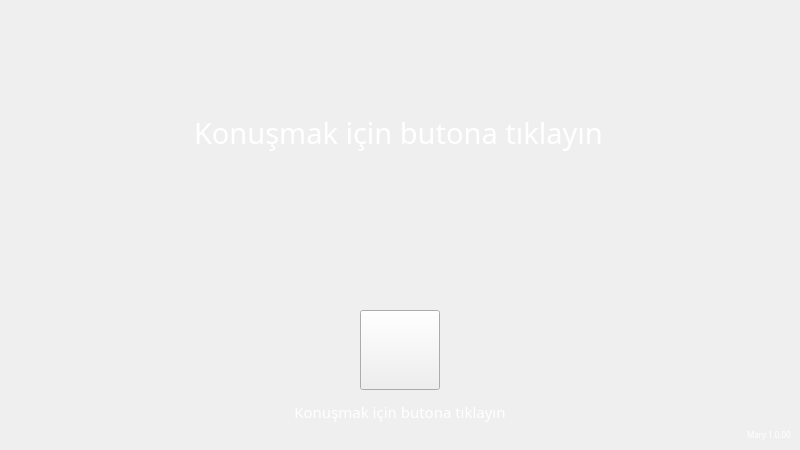
<?xml version="1.0" encoding="UTF-8"?>
<ui version="4.0">
 <class>MainWindow</class>
 <widget class="QMainWindow" name="MainWindow">
  <property name="geometry">
   <rect>
    <x>0</x>
    <y>0</y>
    <width>800</width>
    <height>450</height>
   </rect>
  </property>
  <property name="minimumSize">
   <size>
    <width>800</width>
    <height>450</height>
   </size>
  </property>
  <property name="windowTitle">
   <string>Mary - Sesli asistan</string>
  </property>
  <property name="styleSheet">
   <string notr="true">#centralwidget{
border-image: url(&quot;C:/Users/KutaN/Desktop/Asistan/image/background.png&quot;);
}</string>
  </property>
  <widget class="QWidget" name="centralwidget">
   <property name="sizePolicy">
    <sizepolicy hsizetype="Preferred" vsizetype="Preferred">
     <horstretch>0</horstretch>
     <verstretch>0</verstretch>
    </sizepolicy>
   </property>
   <layout class="QVBoxLayout" name="verticalLayout">
    <item>
     <layout class="QVBoxLayout" name="Layout_1">
      <property name="spacing">
       <number>0</number>
      </property>
      <property name="topMargin">
       <number>0</number>
      </property>
      <property name="rightMargin">
       <number>0</number>
      </property>
      <item>
       <spacer name="verticalSpacer">
        <property name="orientation">
         <enum>Qt::Vertical</enum>
        </property>
        <property name="sizeHint" stdset="0">
         <size>
          <width>20</width>
          <height>40</height>
         </size>
        </property>
       </spacer>
      </item>
      <item>
       <layout class="QHBoxLayout" name="horizontalLayout_2">
        <property name="spacing">
         <number>0</number>
        </property>
        <property name="topMargin">
         <number>0</number>
        </property>
        <property name="bottomMargin">
         <number>0</number>
        </property>
        <item>
         <spacer name="horizontalSpacer_3">
          <property name="orientation">
           <enum>Qt::Horizontal</enum>
          </property>
          <property name="sizeHint" stdset="0">
           <size>
            <width>40</width>
            <height>0</height>
           </size>
          </property>
         </spacer>
        </item>
        <item>
         <widget class="QLabel" name="Image_Label">
          <property name="enabled">
           <bool>true</bool>
          </property>
          <property name="text">
           <string/>
          </property>
         </widget>
        </item>
        <item>
         <widget class="QLabel" name="Yanit_Label">
          <property name="enabled">
           <bool>true</bool>
          </property>
          <property name="minimumSize">
           <size>
            <width>0</width>
            <height>0</height>
           </size>
          </property>
          <property name="maximumSize">
           <size>
            <width>800</width>
            <height>9999999</height>
           </size>
          </property>
          <property name="font">
           <font>
            <family>Franklin Gothic Medium</family>
            <pointsize>22</pointsize>
            <weight>50</weight>
            <italic>false</italic>
            <bold>false</bold>
            <underline>false</underline>
            <strikeout>false</strikeout>
           </font>
          </property>
          <property name="styleSheet">
           <string notr="true">color: rgb(255, 255, 255);</string>
          </property>
          <property name="text">
           <string>Konuşmak için butona tıklayın</string>
          </property>
          <property name="alignment">
           <set>Qt::AlignLeading|Qt::AlignLeft|Qt::AlignVCenter</set>
          </property>
         </widget>
        </item>
        <item>
         <layout class="QVBoxLayout" name="weblayout1">
          <property name="spacing">
           <number>0</number>
          </property>
          <property name="topMargin">
           <number>0</number>
          </property>
          <property name="rightMargin">
           <number>0</number>
          </property>
          <property name="bottomMargin">
           <number>0</number>
          </property>
          <item>
           <layout class="QVBoxLayout" name="web_sonuc1">
            <property name="spacing">
             <number>3</number>
            </property>
            <property name="topMargin">
             <number>0</number>
            </property>
            <property name="bottomMargin">
             <number>10</number>
            </property>
            <item>
             <widget class="QLabel" name="sitelink1">
              <property name="font">
               <font>
                <pointsize>7</pointsize>
               </font>
              </property>
              <property name="styleSheet">
               <string notr="true">color: rgb(255, 255, 255);</string>
              </property>
              <property name="text">
               <string/>
              </property>
             </widget>
            </item>
            <item>
             <widget class="QLabel" name="sitebaslik1">
              <property name="font">
               <font>
                <family>Franklin Gothic Medium</family>
                <pointsize>13</pointsize>
               </font>
              </property>
              <property name="cursor">
               <cursorShape>PointingHandCursor</cursorShape>
              </property>
              <property name="styleSheet">
               <string notr="true">color: rgb(255, 255, 255);</string>
              </property>
              <property name="text">
               <string/>
              </property>
             </widget>
            </item>
            <item>
             <widget class="QLabel" name="siteaciklama1">
              <property name="font">
               <font>
                <family>Franklin Gothic Medium</family>
                <pointsize>7</pointsize>
               </font>
              </property>
              <property name="styleSheet">
               <string notr="true">color: rgb(255, 255, 255);</string>
              </property>
              <property name="text">
               <string/>
              </property>
              <property name="wordWrap">
               <bool>true</bool>
              </property>
             </widget>
            </item>
           </layout>
          </item>
          <item>
           <layout class="QVBoxLayout" name="web_sonuc2">
            <property name="spacing">
             <number>3</number>
            </property>
            <property name="bottomMargin">
             <number>10</number>
            </property>
            <item>
             <widget class="QLabel" name="sitelink2">
              <property name="font">
               <font>
                <pointsize>7</pointsize>
               </font>
              </property>
              <property name="styleSheet">
               <string notr="true">color: rgb(255, 255, 255);</string>
              </property>
              <property name="text">
               <string/>
              </property>
             </widget>
            </item>
            <item>
             <widget class="QLabel" name="sitebaslik2">
              <property name="font">
               <font>
                <family>Franklin Gothic Medium</family>
                <pointsize>13</pointsize>
               </font>
              </property>
              <property name="cursor">
               <cursorShape>PointingHandCursor</cursorShape>
              </property>
              <property name="styleSheet">
               <string notr="true">color: rgb(255, 255, 255);</string>
              </property>
              <property name="text">
               <string/>
              </property>
             </widget>
            </item>
            <item>
             <widget class="QLabel" name="siteaciklama2">
              <property name="font">
               <font>
                <pointsize>7</pointsize>
               </font>
              </property>
              <property name="styleSheet">
               <string notr="true">color: rgb(255, 255, 255);</string>
              </property>
              <property name="text">
               <string/>
              </property>
              <property name="wordWrap">
               <bool>true</bool>
              </property>
             </widget>
            </item>
           </layout>
          </item>
          <item>
           <layout class="QVBoxLayout" name="web_sonuc3">
            <property name="spacing">
             <number>3</number>
            </property>
            <property name="bottomMargin">
             <number>10</number>
            </property>
            <item>
             <widget class="QLabel" name="sitelink3">
              <property name="font">
               <font>
                <family>Franklin Gothic Medium</family>
                <pointsize>7</pointsize>
               </font>
              </property>
              <property name="styleSheet">
               <string notr="true">color: rgb(255, 255, 255);</string>
              </property>
              <property name="text">
               <string/>
              </property>
             </widget>
            </item>
            <item>
             <widget class="QLabel" name="sitebaslik3">
              <property name="font">
               <font>
                <family>Franklin Gothic Medium</family>
                <pointsize>13</pointsize>
               </font>
              </property>
              <property name="cursor">
               <cursorShape>PointingHandCursor</cursorShape>
              </property>
              <property name="styleSheet">
               <string notr="true">color: rgb(255, 255, 255);</string>
              </property>
              <property name="text">
               <string/>
              </property>
             </widget>
            </item>
            <item>
             <widget class="QLabel" name="siteaciklama3">
              <property name="font">
               <font>
                <pointsize>7</pointsize>
               </font>
              </property>
              <property name="styleSheet">
               <string notr="true">color: rgb(255, 255, 255);</string>
              </property>
              <property name="text">
               <string/>
              </property>
              <property name="wordWrap">
               <bool>true</bool>
              </property>
             </widget>
            </item>
           </layout>
          </item>
         </layout>
        </item>
        <item>
         <spacer name="horizontalSpacer_4">
          <property name="orientation">
           <enum>Qt::Horizontal</enum>
          </property>
          <property name="sizeHint" stdset="0">
           <size>
            <width>40</width>
            <height>0</height>
           </size>
          </property>
         </spacer>
        </item>
       </layout>
      </item>
      <item>
       <layout class="QHBoxLayout" name="weblayout">
        <property name="bottomMargin">
         <number>5</number>
        </property>
        <item>
         <spacer name="horizontalSpacer_6">
          <property name="orientation">
           <enum>Qt::Horizontal</enum>
          </property>
          <property name="sizeHint" stdset="0">
           <size>
            <width>40</width>
            <height>0</height>
           </size>
          </property>
         </spacer>
        </item>
        <item>
         <spacer name="horizontalSpacer_7">
          <property name="orientation">
           <enum>Qt::Horizontal</enum>
          </property>
          <property name="sizeHint" stdset="0">
           <size>
            <width>40</width>
            <height>0</height>
           </size>
          </property>
         </spacer>
        </item>
       </layout>
      </item>
      <item>
       <spacer name="verticalSpacer_2">
        <property name="orientation">
         <enum>Qt::Vertical</enum>
        </property>
        <property name="sizeHint" stdset="0">
         <size>
          <width>20</width>
          <height>40</height>
         </size>
        </property>
       </spacer>
      </item>
     </layout>
    </item>
    <item>
     <layout class="QHBoxLayout" name="horizontalLayout_4">
      <property name="topMargin">
       <number>5</number>
      </property>
      <property name="bottomMargin">
       <number>5</number>
      </property>
      <item>
       <spacer name="horizontalSpacer">
        <property name="orientation">
         <enum>Qt::Horizontal</enum>
        </property>
        <property name="sizeHint" stdset="0">
         <size>
          <width>40</width>
          <height>20</height>
         </size>
        </property>
       </spacer>
      </item>
      <item>
       <widget class="QLabel" name="Kelime_Label">
        <property name="font">
         <font>
          <family>Franklin Gothic Medium</family>
          <pointsize>14</pointsize>
         </font>
        </property>
        <property name="styleSheet">
         <string notr="true">color: rgb(255, 255, 255);</string>
        </property>
        <property name="text">
         <string/>
        </property>
       </widget>
      </item>
      <item>
       <spacer name="horizontalSpacer_2">
        <property name="orientation">
         <enum>Qt::Horizontal</enum>
        </property>
        <property name="sizeHint" stdset="0">
         <size>
          <width>40</width>
          <height>20</height>
         </size>
        </property>
       </spacer>
      </item>
     </layout>
    </item>
    <item>
     <layout class="QHBoxLayout" name="horizontalLayout">
      <property name="spacing">
       <number>6</number>
      </property>
      <property name="topMargin">
       <number>0</number>
      </property>
      <property name="rightMargin">
       <number>0</number>
      </property>
      <property name="bottomMargin">
       <number>5</number>
      </property>
      <item>
       <spacer name="Spacer_1">
        <property name="orientation">
         <enum>Qt::Horizontal</enum>
        </property>
        <property name="sizeHint" stdset="0">
         <size>
          <width>40</width>
          <height>20</height>
         </size>
        </property>
       </spacer>
      </item>
      <item>
       <widget class="QPushButton" name="micButton">
        <property name="minimumSize">
         <size>
          <width>80</width>
          <height>80</height>
         </size>
        </property>
        <property name="cursor">
         <cursorShape>PointingHandCursor</cursorShape>
        </property>
        <property name="styleSheet">
         <string notr="true">border-image: url(&quot;C:/Users/KutaN/Desktop/Asistan/image/mic_1.png&quot;);
</string>
        </property>
        <property name="text">
         <string/>
        </property>
       </widget>
      </item>
      <item>
       <spacer name="Spacer_2">
        <property name="orientation">
         <enum>Qt::Horizontal</enum>
        </property>
        <property name="sizeHint" stdset="0">
         <size>
          <width>40</width>
          <height>20</height>
         </size>
        </property>
       </spacer>
      </item>
     </layout>
    </item>
    <item>
     <layout class="QHBoxLayout" name="Layout_2">
      <property name="topMargin">
       <number>0</number>
      </property>
      <property name="bottomMargin">
       <number>0</number>
      </property>
      <item>
       <spacer name="Spacer_3">
        <property name="orientation">
         <enum>Qt::Horizontal</enum>
        </property>
        <property name="sizeHint" stdset="0">
         <size>
          <width>40</width>
          <height>0</height>
         </size>
        </property>
       </spacer>
      </item>
      <item>
       <widget class="QLabel" name="Tip_Label">
        <property name="font">
         <font>
          <family>Franklin Gothic Medium</family>
          <pointsize>11</pointsize>
         </font>
        </property>
        <property name="styleSheet">
         <string notr="true">color: rgb(255, 255, 255);</string>
        </property>
        <property name="text">
         <string>Konuşmak için butona tıklayın</string>
        </property>
        <property name="alignment">
         <set>Qt::AlignCenter</set>
        </property>
       </widget>
      </item>
      <item>
       <spacer name="Spacer_4">
        <property name="orientation">
         <enum>Qt::Horizontal</enum>
        </property>
        <property name="sizeHint" stdset="0">
         <size>
          <width>40</width>
          <height>0</height>
         </size>
        </property>
       </spacer>
      </item>
     </layout>
    </item>
    <item>
     <layout class="QHBoxLayout" name="horizontalLayout_5">
      <property name="spacing">
       <number>0</number>
      </property>
      <property name="topMargin">
       <number>0</number>
      </property>
      <property name="bottomMargin">
       <number>0</number>
      </property>
      <item>
       <spacer name="horizontalSpacer_5">
        <property name="orientation">
         <enum>Qt::Horizontal</enum>
        </property>
        <property name="sizeHint" stdset="0">
         <size>
          <width>40</width>
          <height>0</height>
         </size>
        </property>
       </spacer>
      </item>
      <item>
       <widget class="QLabel" name="version">
        <property name="font">
         <font>
          <family>Franklin Gothic Medium</family>
          <pointsize>6</pointsize>
         </font>
        </property>
        <property name="styleSheet">
         <string notr="true">color: rgb(255, 255, 255);</string>
        </property>
        <property name="text">
         <string>Mary 1.0.00</string>
        </property>
       </widget>
      </item>
     </layout>
    </item>
   </layout>
  </widget>
 </widget>
 <resources/>
 <connections/>
</ui>
